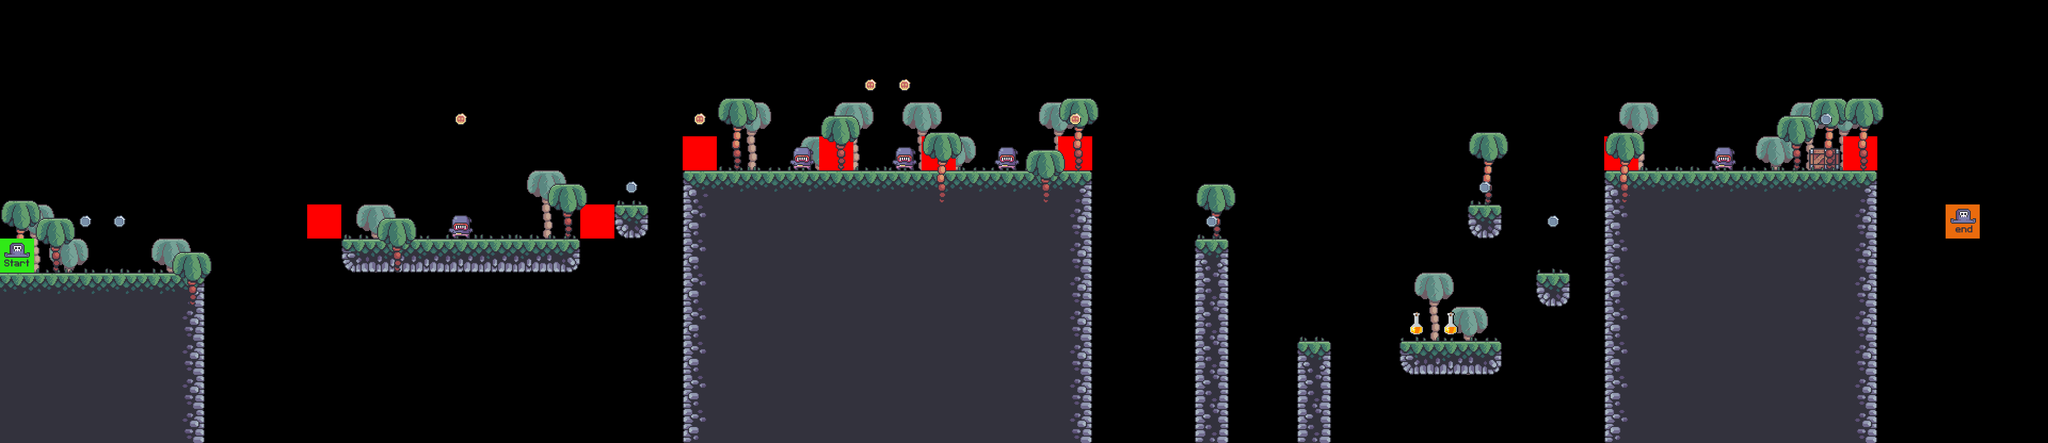

The image is a tile-based game level rendered from a .tmx file. Its description and source (layers, tilesets, objects; grid data summarised) follow:
An orthogonal 60x13 tile map with 64x64 px tiles, 15 tile layers (bg palms, terrain, moving_platforms, crates, ...), 9 tilesets.

<map version="1.10" tiledversion="1.10.2" orientation="orthogonal" renderorder="right-down" width="60" height="13" tilewidth="64" tileheight="64" infinite="0" nextlayerid="16" nextobjectid="1">
 <editorsettings>
  <export target="../level 1/level_1.csv" format="csv" />
 </editorsettings>
 <tileset firstgid="1" source="../tile sets/terrain_tiles.tsx" />
 <tileset firstgid="17" source="../tile sets/player_tiles.tsx" />
 <tileset firstgid="19" source="../tile sets/grass_tiles.tsx" />
 <tileset firstgid="24" source="../tile sets/palms.tsx" />
 <tileset firstgid="27" source="../tile sets/crate_tiles.tsx" />
 <tileset firstgid="28" source="../tile sets/coin_tiles.tsx" />
 <tileset firstgid="30" source="../tile sets/enemy_tile.tsx" />
 <tileset firstgid="32" source="../tile sets/spikes.tsx" />
 <tileset firstgid="33" source="../tile sets/rum bottle.tsx" />
 <layer id="1" name="bg palms" width="60" height="13">
  <data>[780 cells, 17 non-empty, 1 distinct tile ids]</data>
 </layer>
 <layer id="2" name="terrain" width="60" height="13">
  <data>[780 cells, 212 non-empty, 12 distinct tile ids]</data>
 </layer>
 <layer id="3" name="moving_platforms" width="60" height="13">
  <data>[780 cells, 0 non-empty, 0 distinct tile ids]</data>
 </layer>
 <layer id="4" name="crates" width="60" height="13">
  <data>[780 cells, 1 non-empty, 1 distinct tile ids]</data>
 </layer>
 <layer id="5" name="grass" width="60" height="13">
  <data>[780 cells, 41 non-empty, 5 distinct tile ids]</data>
 </layer>
 <layer id="6" name="enemies" width="60" height="13">
  <data>[780 cells, 5 non-empty, 1 distinct tile ids]</data>
 </layer>
 <layer id="7" name="shell" width="60" height="13">
  <data>[780 cells, 0 non-empty, 0 distinct tile ids]</data>
 </layer>
 <layer id="15" name="boss" width="60" height="13">
  <data>[780 cells, 0 non-empty, 0 distinct tile ids]</data>
 </layer>
 <layer id="8" name="spikes" width="60" height="13">
  <data>[780 cells, 6 non-empty, 1 distinct tile ids]</data>
 </layer>
 <layer id="9" name="constraints" width="60" height="13">
  <data>[780 cells, 8 non-empty, 1 distinct tile ids]</data>
 </layer>
 <layer id="10" name="fg palms" width="60" height="13">
  <data>[780 cells, 16 non-empty, 2 distinct tile ids]</data>
 </layer>
 <layer id="11" name="coins" width="60" height="13">
  <data>[780 cells, 12 non-empty, 2 distinct tile ids]</data>
 </layer>
 <layer id="12" name="health" width="60" height="13">
  <data>[780 cells, 2 non-empty, 1 distinct tile ids]</data>
 </layer>
 <layer id="13" name="player" width="60" height="13">
  <data>[780 cells, 2 non-empty, 2 distinct tile ids]</data>
 </layer>
 <layer id="14" name="treasure" width="60" height="13">
  <data>[780 cells, 0 non-empty, 0 distinct tile ids]</data>
 </layer>
</map>
